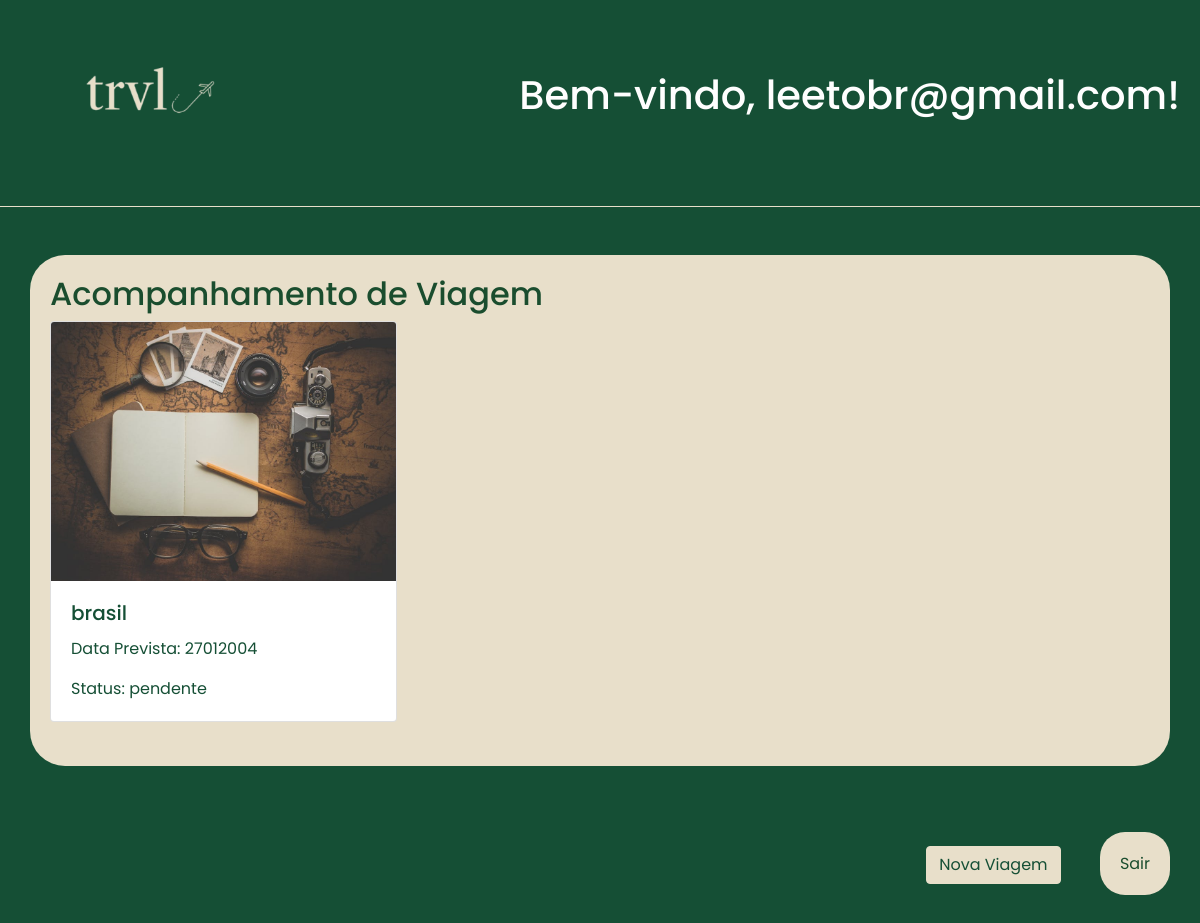
The app's page /home (signed in) with its own data.
### tables this page shows
CREATE TABLE projetos_de_viagem
                   (id integer primary key,id_usuario text,destino text,data_prevista text,
                   status text,imagem text,gastos real,dinheiro_guardado real);

### src/app.py (the view)
@app.route('/home')
def home():
    if 'usuario' not in session:
        return redirect(url_for('login'))
    viagens = database.buscar_viagens(session['usuario'])  # Busca as viagens do usuário
    return render_template('home.html', usuario=session['usuario'], viagens=viagens)

### src/database.py (called while the page is built)
def conectar_banco():
    conexao = sqlite3.connect("trvl.db")
    return conexao

def buscar_viagens(id_usuario):
    conexao = conectar_banco()
    cursor = conexao.cursor()
    cursor.execute("SELECT destino, data_prevista,status,imagem FROM projetos_de_viagem WHERE id_usuario=?",(id_usuario,))
    viagens = cursor.fetchall()
    conexao.close()
    return viagens

### src/templates/home.html (shortened to what this page needs)
<!DOCTYPE html>
<html lang="pt-BR">
<head>
    <link rel="stylesheet" href="https://stackpath.bootstrapcdn.com/bootstrap/4.5.2/css/bootstrap.min.css">
    <link rel="stylesheet" href="{{ url_for('static', filename='style.css') }}">
    <link rel="stylesheet" href="{{ url_for('static', filename='css/style.css') }}?v=1.0">
</head>
<body>
    <header>
        <a href="/"><img src="static/imgs/logo.png" alt="Logo TRVL" class="logo"></a>
        <div class="user-info">
            <H1><h1>Bem-vindo, {{ usuario }}!</h1></H1>
        </div>
    </header>
    <hr>
    <div class="container mt-5">
        <h2> Acompanhamento de Viagem</h2>
        <div class="row">
            {% for viagem in viagens %}
            <div class="col-md-4">
                <div class="card mb-4">
                    {% if viagem[3] is not none and viagem[3] != '' %}
                    <img src="{{ viagem[3] }}" class="card-img-top" alt="Imagem da Viagem">
                {% else %}
                    <img src="{{ url_for('static', filename='img/no-image.jpeg') }}" class="card-img-top" alt="Imagem Padrão">
                {% endif %}
                    <div class="card-body">
                        <h5 class="card-title">{{ viagem[0] }}</h5>
                        <p class="card-text">Data Prevista: {{ viagem[1] }}</p>
                        <p class="card-text">Status: {{ viagem[2] }}</p>
                    </div>
                </div>
            </div>
            {% else %}
            <p>Nenhuma viagem encontrada.</p>
            {% endfor %}
        </div>
    </div>
    <div class="fileira">
        <a href="/nova" class="btn btn-primary">Nova Viagem</a>
        <a href="{{ url_for('logout') }}" class="logout">Sair</a>
    </div>
</body>
</html>

### src/static/style.css (style rules this page uses)
* { margin: 0; padding: 0; box-sizing: border-box; font-family: "Poppins", serif; font-weight: 400; }
body { background-color: #154f35; color: #fefefe; }
header { display: flex; justify-content: space-between; align-items: center; padding: 20px; background-color: #154f35; }
.logo { height: 150px; }
.user-info h1,h2 { display: flex; align-items: center; padding: 10px font-family: "Baskervville", serif; }
body { font-family: 'Baskerville', serif; }
.btn-primary { background-color: #e8dfca; border-color: #e8dfca; color: #154f35; margin-right: 35px; }
hr { border-top: 1px solid #e8dfca; }
.container { background-color: #e8dfca; border-radius: 35px; padding: 20px; }
.container h2 { color: #1a4d2e; }
.logout { background-color: #e8dfca; color: #1a4d2e; padding: 20px; border-radius: 25px; margin-right: 30px; }
.fileira { margin-top: 80px; text-align: right; margin-bottom: 60px; }
.card-body { color: #154f35; }

### records on screen
projetos_de_viagem: id_usuario "leetobr@gmail.com", destino "brasil", data_prevista "27012004", status "pendente"
